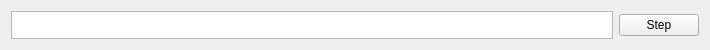
<?xml version="1.0" encoding="UTF-8"?>
<ui version="4.0">
 <class>DebugConsole</class>
 <widget class="QWidget" name="DebugConsole">
  <property name="geometry">
   <rect>
    <x>0</x>
    <y>0</y>
    <width>710</width>
    <height>50</height>
   </rect>
  </property>
  <property name="minimumSize">
   <size>
    <width>500</width>
    <height>50</height>
   </size>
  </property>
  <property name="windowTitle">
   <string>Form</string>
  </property>
  <layout class="QGridLayout" name="gridLayout">
   <item row="0" column="0">
    <widget class="QTextEdit" name="console">
     <property name="readOnly">
      <bool>true</bool>
     </property>
    </widget>
   </item>
   <item row="0" column="1">
    <widget class="QPushButton" name="stepButton">
     <property name="text">
      <string>Step</string>
     </property>
    </widget>
   </item>
  </layout>
 </widget>
 <resources/>
 <connections/>
</ui>
